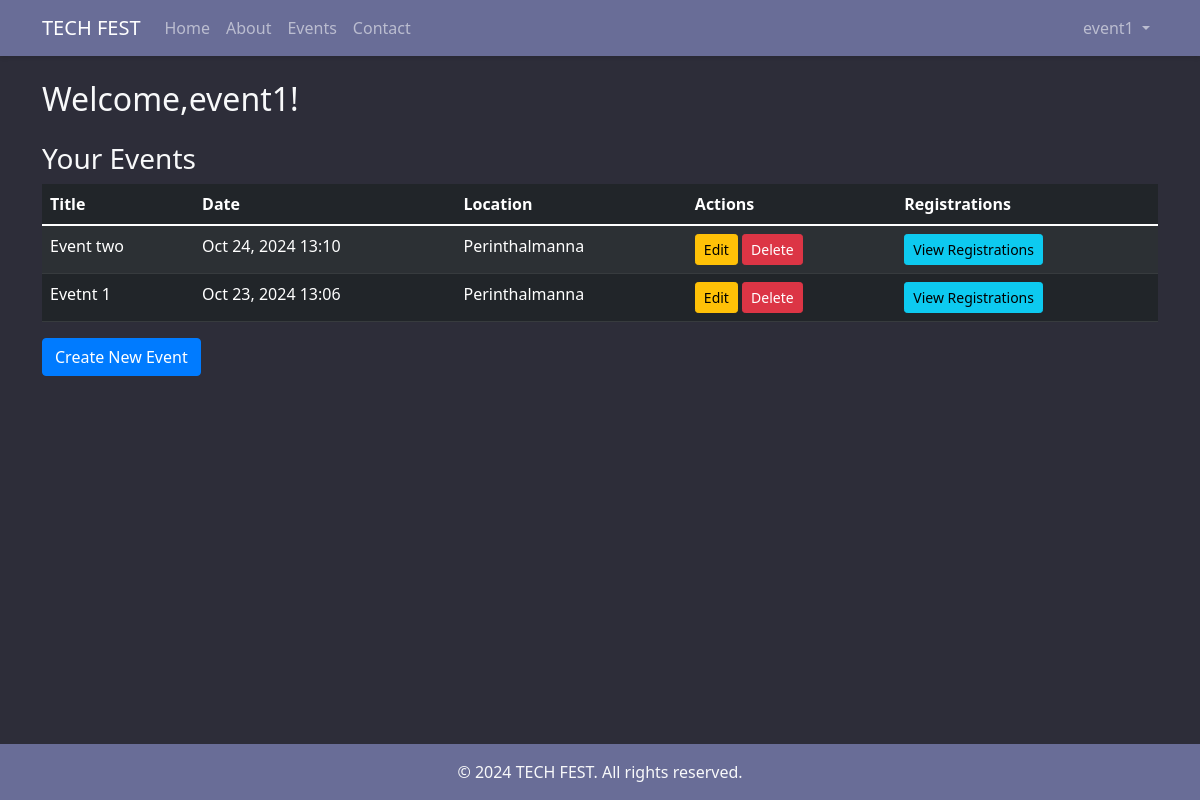
/dashboard/ (signed in), run on the app's committed database.
### users/models.py (models this page shows)
class CustomUser(AbstractUser):
    USER_TYPE_CHOICES = (
        ('user', 'User'),
        ('eventhost', 'Event Host'),
    )
    user_type = models.CharField(max_length=10, choices=USER_TYPE_CHOICES, default='user')
    groups = models.ManyToManyField(
        Group,
        verbose_name='groups',
        blank=True,
        help_text='The groups this user belongs to.',
        related_name='custom_user_set'
    )
    user_permissions = models.ManyToManyField(
        Permission,
        verbose_name='user permissions',
        blank=True,
        help_text='Specific permissions for this user.',
        related_name='custom_user_set'
    )
    def is_eventhost(self):
        return self.user_type == 'eventhost'

### events/models.py (models this page shows, shortened)
class Event(models.Model):
    title = models.CharField(max_length=200)
    description = models.TextField()
    date = models.DateTimeField()
    location = models.CharField(max_length=200)
    image = models.ImageField(upload_to='event_images/', null=True, blank=True)
    host = models.ForeignKey(settings.AUTH_USER_MODEL, on_delete=models.CASCADE, related_name='hosted_events')
    isFeatured=models.BooleanField(default=False)

### users/views.py (the view, shortened to what this page needs)
# urls.py: path('dashboard/', views.dashboard, name='dashboard'),
@login_required
def dashboard(request):
    if request.user.is_eventhost():
        events = Event.objects.filter(host=request.user).order_by('-date')
        event_registrations = {event.id: Registration.objects.filter(event=event, user=request.user).select_related('event') for event in events}
        context = {
            'events': events,
            'event_registrations': event_registrations,
        }
        return render(request, 'users/eventhost_dashboard.html', context)
    else:
        current_date = datetime.now().date()

### users/templates/users/eventhost_dashboard.html (shortened to what this page needs)
{% extends 'base.html' %}
{% block content %}
<h2 class="text-light">Welcome,{{ user.username }}!</h2>
<div class="row mt-4 text-light">
    <div class="col-md-12">
        <h3>Your Events</h3>
        {% if events %}
            <table class="table table-dark table-striped">
                <thead>
                    <tr>
                        <th>Title</th>
                        <th>Date</th>
                        <th>Location</th>
                        <th>Actions</th>
                        <th>Registrations</th>
                    </tr>
                </thead>
                <tbody>
                    {% for event in events %}
                    <tr>
                        <td>{{ event.title }}</td>
                        <td>{{ event.date|date:"M d, Y H:i" }}</td>
                        <td>{{ event.location }}</td>
                        <td>
                            <a href="{% url 'events:event_edit' event.pk %}" class="btn btn-sm btn-warning">Edit</a>
                            <a href="{% url 'events:event_delete' event.pk %}" class="btn btn-sm btn-danger">Delete</a>
                        </td>
                        <td>
                            <a href="{% url 'events:event_registrations' event.pk %}" class="btn btn-sm btn-info">View Registrations</a>
                        </td>
                    </tr>
                    {% endfor %}
                </tbody>
            </table>
        {% else %}
            <p>You haven't created any events yet.</p>
        {% endif %}
        <a href="{% url 'events:event_create' %}" class="btn btn-primary">Create New Event</a>
    </div>
</div>
{% endblock %}

### templates/base.html (shortened to what this page needs)
{% load static %}
<!DOCTYPE html>
<html lang="en" class="h-100">
<head>
    <link href="https://cdn.jsdelivr.net/npm/bootstrap@5.1.3/dist/css/bootstrap.min.css" rel="stylesheet">
    <link rel="stylesheet" href="https://cdnjs.cloudflare.com/ajax/libs/font-awesome/5.15.3/css/all.min.css">
    <link rel="stylesheet" href="{% static 'css/style.css' %}">
    <link rel="stylesheet" href="https://cdn.jsdelivr.net/npm/bootstrap-icons@1.10.5/font/bootstrap-icons.css">
</head>
<body class="d-flex flex-column h-100">
    <header>
        <nav class="navbar navbar-expand-lg navbar-dark text-light">
            <div class="container">
                <a class="navbar-brand" href="{% url 'main:home' %}">TECH FEST</a>
                <div class="collapse navbar-collapse" id="navbarNavDropdown">
                    <ul class="navbar-nav me-auto mb-2 mb-lg-0">
                        <li class="nav-item">
                            <a class="nav-link {% if request.resolver_match.url_name == 'home' %}active{% endif %}" aria-current="page" href="{% url 'main:home' %}">Home</a>
                        </li>
                        <li class="nav-item">
                            <a class="nav-link {% if request.resolver_match.url_name == 'about' %}active{% endif %}" href="{% url 'main:about' %}">About</a>
                        </li>
                        <li class="nav-item">
                            <a class="nav-link {% if request.resolver_match.url_name == 'list' %}active{% endif %}" href="{% url 'events:list' %}">Events</a>
                        </li>
                        <li class="nav-item">
                            <a class="nav-link {% if request.resolver_match.url_name == 'contact' %}active{% endif %}" href="{% url 'main:contact' %}">Contact</a>
                        </li>
                    </ul>
                    <ul class="navbar-nav">
                        {% if user.is_authenticated %}
                            <li class="nav-item dropdown">
                                <a class="nav-link dropdown-toggle" href="#" id="navbarDropdown" role="button" data-bs-toggle="dropdown" aria-expanded="false">
                                    {{ user.username }}
                                </a>
                            </li>
                        {% endif %}
                    </ul>
                </div>
            </div>
        </nav>
    </header>
    <main class="flex-shrink-0">
        <div class="container my-4 main-content">
            {% block content %}
            {% endblock %}
        </div>
    </main>
    <footer class="footer mt-auto py-3 ">
        <div class="container text-center text-light">
            <span class="text-light">© 2024 TECH FEST. All rights reserved.</span>
        </div>
    </footer>
</body>
</html>

### static/css/style.css (style rules this page uses)
:root { --color-main: #71c6dd; --color-main-light: #e1f6fb; --color-dark: #3f4156; --color-dark-medium: #51546e; --color-dark-light: #696d97; --color-light: #e5e5e5; --color-gray: #8b8b8b; --color-light-gray: #b2bdbd; --color-bg: #2d2d39; --color-success: #5dd693; --color-error: #fc4b0b; }
html, body { height: 100%; }
body { display: flex; flex-direction: column; min-height: 100vh; background-color: var(--color-bg); }
main { flex: 1 0 auto; display: flex; flex-direction: column; }
.main-content { flex: 1 0 auto; padding-bottom: 2rem; }
.footer { flex-shrink: 0; background-color: #343a40; color: #ffffff; }
.navbar { background-color: var(--color-dark-light); box-shadow: 0 2px 4px rgba(0,0,0,.1); }
.btn-primary { background-color: #007bff; border-color: #007bff; }
.footer { background-color: var(--color-dark-light); }

### data on the page
CustomUser: username "event1"
Event: title "Event two", date "Oct 24, 2024 13:10", location "Perinthalmanna"
Event: title "Evetnt 1", date "Oct 23, 2024 13:06", location "Perinthalmanna"
